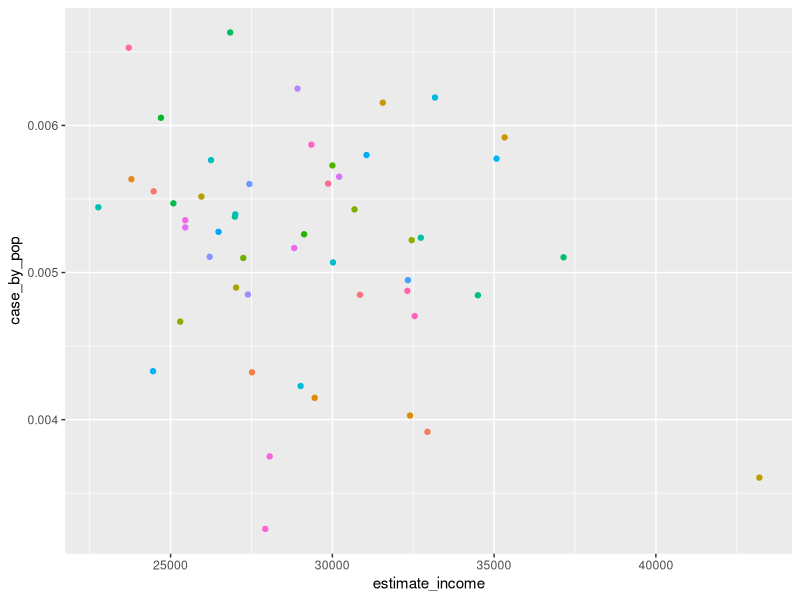
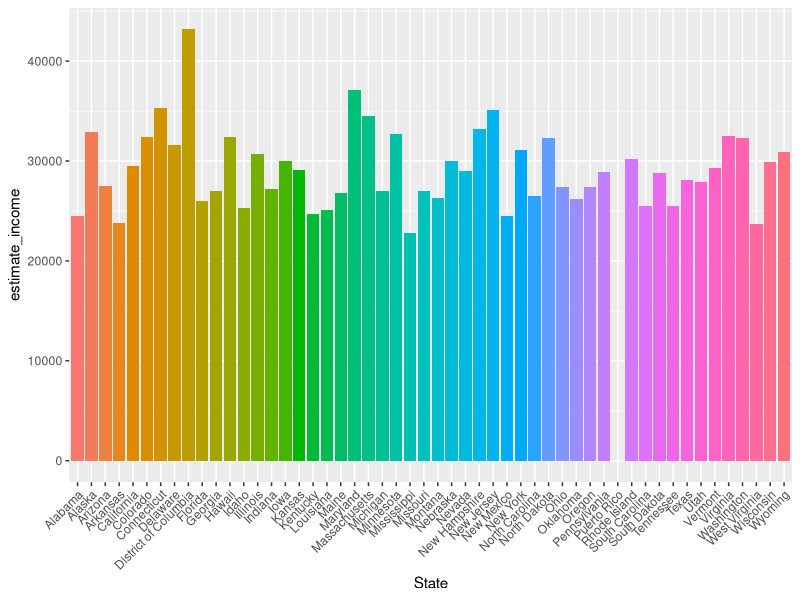
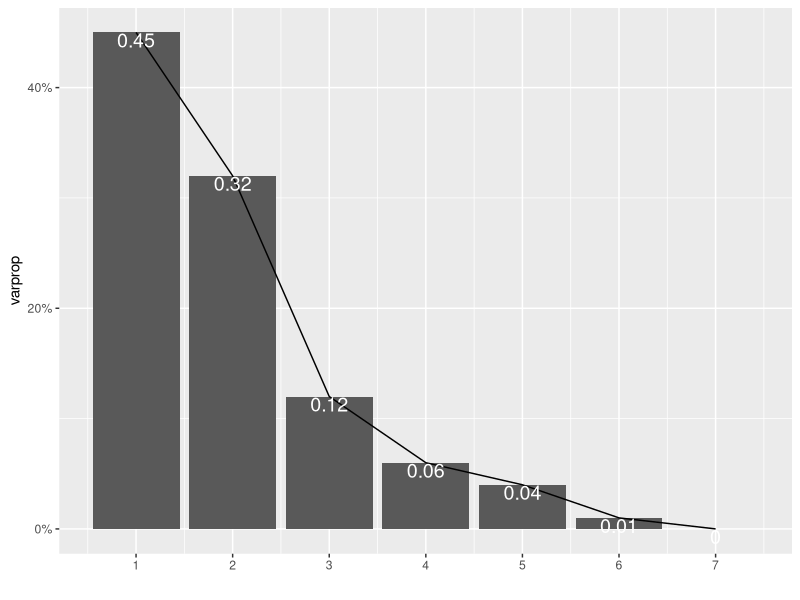
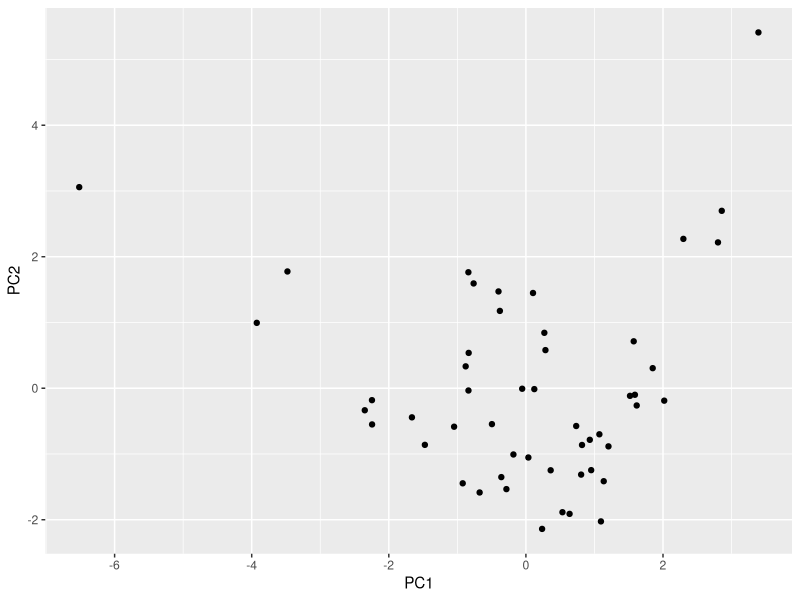
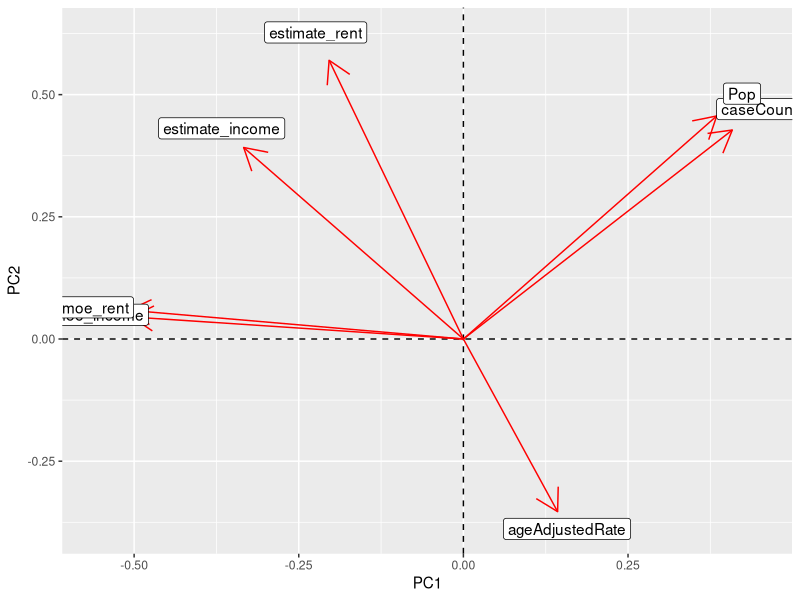

Reproduce these figures in R, in order.
## ---- chunk 1
knitr::opts_chunk$set(echo = TRUE)
## ---- chunk 2
library(dplyr)
library(tidyr)
library(ggplot2)
library(tidyverse)

US_rent<- us_rent_income
cancer_data<-read.csv("cancer_data.csv")

head(US_rent)
head(cancer_data)

## ---- chunk 3
US_rent2<-US_rent%>% pivot_wider(names_from = "variable",values_from =c("estimate","moe"))%>% rename(State=NAME)
head(US_rent2)

## ---- chunk 4
data_join<-full_join(US_rent2,cancer_data, by=c("State"))
head(data_join)
## ---- chunk 5

Join2<-data_join%>% select(State,caseCount,Pop,ageAdjustedRate,estimate_income,estimate_rent,moe_income, moe_rent)
head(Join2)

## ---- chunk 6
Join3<-Join2%>% mutate(case_by_pop=caseCount/Pop)
head(Join3)

## ---- chunk 7
head(Join3%>% select(State, caseCount, estimate_income,case_by_pop )%>% group_by(caseCount, estimate_income)%>% arrange(estimate_income))
head(Join3%>% select(State, caseCount, estimate_income,case_by_pop )%>% group_by(caseCount, estimate_income)%>% arrange(desc(estimate_income)))

head(Join3%>% select(State, caseCount, estimate_income,case_by_pop )%>% group_by(caseCount, estimate_income)%>% arrange(case_by_pop))
head(Join3%>% select(State, caseCount, estimate_income, case_by_pop)%>% group_by(caseCount, estimate_income)%>% arrange(desc(case_by_pop)))

## ---- chunk 8
Join3%>% filter(is.na(caseCount))

## ---- chunk 9
head(Join3%>%summarize_if(is.numeric, list(min=min,max=max), na.rm=T))

## ---- chunk 10
ggData<-Join3%>% ggplot(aes(estimate_income, case_by_pop, color=State))+geom_point()+theme(legend.position ="none")

ggData



## ---- chunk 11
Join3%>% ggplot(aes(State))+ geom_bar(aes(y=estimate_income, fill=State),stat="summary", fun.y="mean")+ theme(axis.text.x = element_text(angle=45, hjust=1),
legend.position="none")

## ---- chunk 12

Fresh_data<-Join3%>% na.omit()
head(Fresh_data)

typeof(Fresh_data$caseCount)

pca_start<-Fresh_data%>% mutate_if(is.double, as.integer)%>%select(-case_by_pop)

nums<-pca_start%>% select_if(is.numeric)%>% scale
rownames(nums)<-pca_start$State
data_pca<-princomp(nums)
names(data_pca)

summary(data_pca, loadings=T)

eigval<-data_pca$sdev^2
varprop=round(eigval/sum(eigval),2)

ggplot()+geom_bar(aes(y=varprop,x=1:7),stat="identity")+xlab("")+geom_path(aes(y=varprop,x=1:7))+
 geom_text(aes(x=1:7,y=varprop,label=round(varprop,2)),vjust=1,col="white",size=5)+
 scale_y_continuous(breaks=seq(0,.6,.2),labels = scales::percent)+
 scale_x_continuous(breaks=1:10)

## ---- chunk 13
eigval

eigen(cor(nums))

datadf<-data.frame(PC1=data_pca$scores[,1], PC2=data_pca$scores[,2])
ggplot(datadf,aes(PC1, PC2))+geom_point()

State<-pca_start$State

data_pca$scores%>%as.data.frame%>%cbind(State,.)%>%top_n(3,Comp.1) 
data_pca$scores%>%as.data.frame%>%cbind(State,.)%>%top_n(3,wt=desc(Comp.1))
data_pca$scores%>%as.data.frame%>%cbind(State,.)%>%top_n(3,wt=Comp.2)
data_pca$scores%>%as.data.frame%>%cbind(State,.)%>%top_n(3,wt=desc(Comp.2))


data_pca$loadings[1:7,1:2]%>%as.data.frame%>%rownames_to_column%>%
ggplot()+geom_hline(aes(yintercept=0),lty=2)+
 geom_vline(aes(xintercept=0),lty=2)+ylab("PC2")+xlab("PC1")+
 geom_segment(aes(x=0,y=0,xend=Comp.1,yend=Comp.2),arrow=arrow(),col="red")+
 geom_label(aes(x=Comp.1*1.1,y=Comp.2*1.1,label=rowname))
